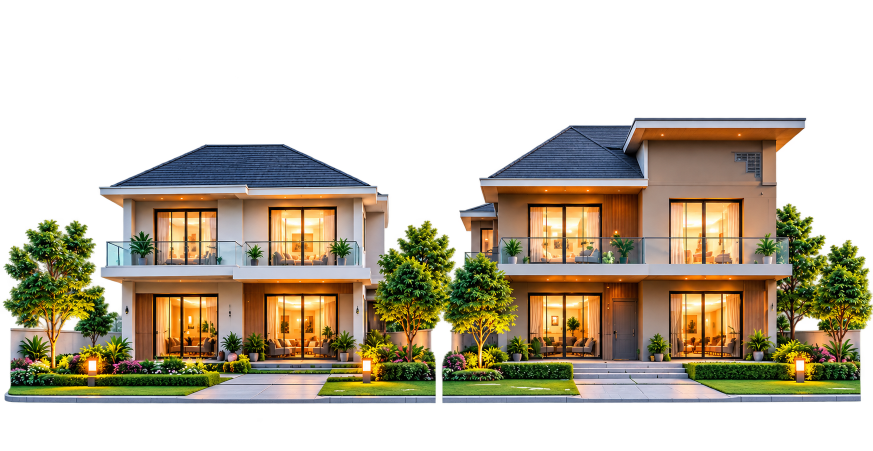
#> input picture assets/images/compare_home.png, 1746 x 901 px, found by its file name (shown at 1/2 size)
$ python generate_phone_preview.py
#> lines starting #> are read from the running program, lines starting #| are printed output that depends on the picture
import os
from PIL import Image, ImageDraw, ImageFont, ImageFilter

brain_dir = r"C:\Users\sk460\.gemini\antigravity\brain\22d11365-799f-4b35-a997-a30b2f31a218"
os.makedirs(brain_dir, exist_ok=True)

def get_font(size, bold=False):
    font_names = [
        "C:\\Windows\\Fonts\\segoeuib.ttf" if bold else "C:\\Windows\\Fonts\\segoeui.ttf",
        "C:\\Windows\\Fonts\\arialbd.ttf" if bold else "C:\\Windows\\Fonts\\arial.ttf",
        "C:\\Windows\\Fonts\\tahomabd.ttf" if bold else "C:\\Windows\\Fonts\\tahoma.ttf",
    ]
    for fn in font_names:
        if os.path.exists(fn):
            try:
                return ImageFont.truetype(fn, size)
            except Exception:
                pass
    return ImageFont.load_default()

# -------------------------------------------------------------
# PHONE FRAME SPECIFICATIONS
# Phone outer canvas: 920 x 1880
# Screen area inside phone: 800 x 1720, margin (60, 80)
# -------------------------------------------------------------
PW, PH = 920, 1880
canvas = Image.new("RGB", (PW, PH), (241, 245, 249)) # Soft studio background
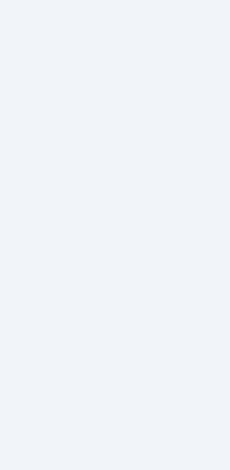
#> canvas: PIL image 920x1880 RGB (shown at 1/4 size); mean R, G, B 241, 245, 249
p_draw = ImageDraw.Draw(canvas)

# Phone outer body (Midnight Titanium frame)
p_x0, p_y0 = 40, 40
p_x1, p_y1 = PW - 40, PH - 40
p_corner = 56

# Subtle device drop shadow
shadow = Image.new("RGBA", (PW, PH), (0, 0, 0, 0))
#> shadow: PIL image 920x1880 RGBA; every value is 0
s_draw = ImageDraw.Draw(shadow)
s_draw.rounded_rectangle([p_x0 - 4, p_y0 + 16, p_x1 + 4, p_y1 + 24], radius=p_corner + 4, fill=(0, 0, 0, 40))
shadow = shadow.filter(ImageFilter.GaussianBlur(18))
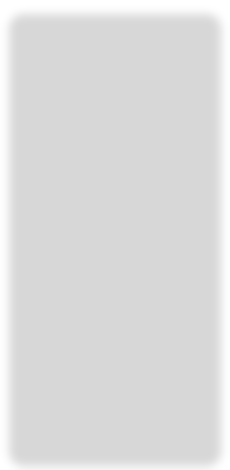
#> shadow: PIL image 920x1880 RGBA (shown at 1/4 size); mean R, G, B, A 0, 0, 0, 35.4; transparent parts drawn white
canvas.paste(shadow, (0, 0), shadow)

# Outer bezel
p_draw.rounded_rectangle([p_x0, p_y0, p_x1, p_y1], radius=p_corner, fill=(28, 32, 38), outline=(60, 66, 76), width=4)
# Inner screen border
SW, SH = 800, 1720
sx0, sy0 = 60, 80
sx1, sy1 = sx0 + SW, sy0 + SH

# Create Screen Image
screen = Image.new("RGB", (SW, SH), (248, 250, 252))
draw = ImageDraw.Draw(screen)

# Colors matching DigiNiwas brand + reference image 1
C_PRIMARY = (0, 122, 94)       # DigiNiwas Emerald
C_PRIMARY_LIGHT = (232, 247, 242)
C_ACCENT_RED = (225, 29, 72)   # Rose red for badges/buttons like ref image
C_ACCENT_RED_SOFT = (255, 241, 242)
C_INK = (15, 23, 42)
C_BODY = (71, 85, 105)
C_MUTED = (148, 163, 184)
C_CARD_BG = (255, 255, 255)
C_BORDER = (226, 232, 240)
C_CHIP_BG = (241, 245, 249)    # Image 2 style chips

# -------------------------------------------------------------
# 1. STATUS BAR (9:41, Icons)
# -------------------------------------------------------------
draw.text((36, 14), "9:41", fill=(255, 255, 255), font=get_font(14, True))
# Dynamic Island Pill
draw.rounded_rectangle([SW//2 - 60, 10, SW//2 + 60, 36], radius=13, fill=(0, 0, 0))
# Camera dot & sensor
draw.ellipse([SW//2 + 35, 18, SW//2 + 47, 28], fill=(20, 25, 35))
# Battery / Signal right
draw.text((SW - 110, 14), "📶  5G  🔋", fill=(255, 255, 255), font=get_font(13, True))

# -------------------------------------------------------------
# 2. HERO IMAGE CAROUSEL
# -------------------------------------------------------------
hero_h = 360
try:
    hero_raw = Image.open("assets/images/compare_home.png").convert("RGB")
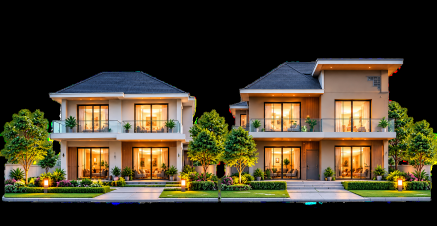
#> hero_raw: PIL image 1746x901 RGB (shown at 1/4 size); mean R, G, B 67.1, 59, 40.2
    rw, rh = hero_raw.size
    target_ratio = SW / hero_h
    raw_ratio = rw / rh
    if raw_ratio > target_ratio:
        new_w = int(rh * target_ratio)
        hero_crop = hero_raw.crop(((rw - new_w) // 2, 0, (rw + new_w) // 2, rh))
    else:
        new_h = int(rw / target_ratio)
        hero_crop = hero_raw.crop((0, (rh - new_h) // 2, rw, (rh + new_h) // 2))
    hero_img = hero_crop.resize((SW, hero_h), Image.Resampling.LANCZOS)
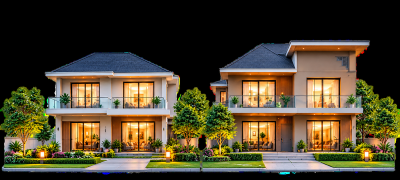
#> hero_img: PIL image 800x360 RGB (shown at 1/2 size); mean R, G, B 77, 67.8, 46.2
    screen.paste(hero_img, (0, 0))
except Exception:
    draw.rectangle([0, 0, SW, hero_h], fill=(40, 50, 65))

# Top subtle shadow for status bar legibility
top_s = Image.new("RGBA", (SW, 70), (0, 0, 0, 0))
#> top_s: PIL image 800x70 RGBA; every value is 0
ts_draw = ImageDraw.Draw(top_s)
for y in range(70):
    ts_draw.line([(0, y), (SW, y)], fill=(0, 0, 0, int(120 * (1 - y/70))))
screen.paste(top_s, (0, 0), top_s)
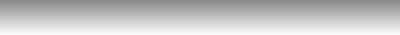
#> top_s: PIL image 800x70 RGBA (shown at 1/2 size); mean R, G, B, A 0, 0, 0, 60.4; transparent parts drawn white

# Re-draw status bar text over hero
draw.text((36, 14), "9:41", fill=(255, 255, 255), font=get_font(14, True))
draw.rounded_rectangle([SW//2 - 60, 10, SW//2 + 60, 36], radius=13, fill=(0, 0, 0))
draw.ellipse([SW//2 + 35, 18, SW//2 + 47, 28], fill=(25, 30, 40))
draw.text((SW - 105, 14), "📶  5G  🔋", fill=(255, 255, 255), font=get_font(12, True))

# Floating Navigation Actions
# Back Button Circle
draw.ellipse([24, 52, 68, 96], fill=(255, 255, 255, 240))
draw.text((38, 62), "←", fill=C_INK, font=get_font(22, True))

# Wishlist Heart Circle
draw.ellipse([SW - 116, 52, SW - 72, 96], fill=(255, 255, 255, 240))
draw.text((SW - 102, 64), "♥", fill=C_ACCENT_RED, font=get_font(19, True))

# Share Circle
draw.ellipse([SW - 66, 52, SW - 22, 96], fill=(255, 255, 255, 240))
draw.text((SW - 52, 64), "↗", fill=C_INK, font=get_font(19, True))

# Hero Bottom Badges
# [📷 1 / 14] Pill (bottom left)
draw.rounded_rectangle([24, hero_h - 48, 110, hero_h - 16], radius=16, fill=(15, 23, 42, 210))
draw.text((38, hero_h - 38), "📷  1 / 14", fill=(255, 255, 255), font=get_font(11, True))

# [▶ View Video / 360°] Pill (bottom right)
draw.rounded_rectangle([SW - 150, hero_h - 48, SW - 24, hero_h - 16], radius=16, fill=(255, 255, 255, 240))
draw.text((SW - 138, hero_h - 38), "▶  View Video", fill=C_INK, font=get_font(11, True))

# -------------------------------------------------------------
# 3. SHEET CONTENT (WHITE OVERLAPPING CARD)
# -------------------------------------------------------------
body_y = hero_h - 10
draw.rounded_rectangle([0, body_y, SW, SH - 90], radius=24, fill=(255, 255, 255))

cur_y = body_y + 20

# Price & Trend Badge
draw.text((24, cur_y), "₹85,00,000", fill=C_PRIMARY, font=get_font(26, True))
draw.text((185, cur_y + 7), "(@ ₹ 5,862 / sq.ft)", fill=C_MUTED, font=get_font(12, False))

# Trend Badge right
draw.rounded_rectangle([SW - 225, cur_y + 2, SW - 24, cur_y + 30], radius=12, fill=C_ACCENT_RED_SOFT)
draw.text((SW - 212, cur_y + 7), "📈 2.5% Higher than last month", fill=C_ACCENT_RED, font=get_font(10.5, True))

cur_y += 42
# Title & For Sale Pill
draw.text((24, cur_y), "Modern 3 BHK Luxury Apartment", fill=C_INK, font=get_font(18, True))
draw.rounded_rectangle([SW - 110, cur_y - 2, SW - 24, cur_y + 26], radius=12, fill=C_PRIMARY_LIGHT)
draw.text((SW - 98, cur_y + 3), "🏠 For Sale", fill=C_PRIMARY, font=get_font(11, True))

cur_y += 28
# Location
draw.text((24, cur_y), "📍 Indiranagar, Bengaluru, Karnataka  •  Near Metro", fill=C_BODY, font=get_font(12, False))

cur_y += 28

# -------------------------------------------------------------
# 4. CHIP CHOICES SPECIFICATIONS (IMAGE 2 STYLE CHIPS AS REQUESTED!)
# -------------------------------------------------------------
# User specifically requested: "jo top bedroom, bathroom wala uske 2nd image me jaise chip choice dikh raha waise dikhna hai bhai"
chips_row1 = [
    ("🛏️", "3 Bedrooms"),
    ("🛁", "2 Bathrooms"),
    ("📐", "1,450 Sq.Ft."),
    ("🏢", "5th Floor"),
]
chips_row2 = [
    ("🧭", "East Facing"),
    ("🚗", "2 Covered Parking"),
    ("🛋️", "Semi-Furnished"),
    ("⚡", "100% Power Backup"),
]

chip_h = 36
chip_r = 18

cx = 24
for icon, label in chips_row1:
    txt = f"{icon}  {label}"
    t_w = int(draw.textlength(txt, font=get_font(11.5, True))) + 24
    draw.rounded_rectangle([cx, cur_y, cx + t_w, cur_y + chip_h], radius=chip_r, fill=C_CHIP_BG, outline=C_BORDER, width=1)
    draw.text((cx + 12, cur_y + 9), txt, fill=C_INK, font=get_font(11.5, True))
    cx += t_w + 10
#> this loop made 4 passes
#> (t_w, cx) on passes 1 to 4: (91, 125), (89, 224), (86, 320), (74, 404)
#> after the loop, cx = 404

cur_y += chip_h + 8
cx = 24
for icon, label in chips_row2:
    txt = f"{icon}  {label}"
    t_w = int(draw.textlength(txt, font=get_font(11.5, True))) + 24
    if cx + t_w > SW - 24: break
    draw.rounded_rectangle([cx, cur_y, cx + t_w, cur_y + chip_h], radius=chip_r, fill=C_CHIP_BG, outline=C_BORDER, width=1)
    draw.text((cx + 12, cur_y + 9), txt, fill=C_INK, font=get_font(11.5, True))
    cx += t_w + 10
#> this loop made 4 passes
#> (t_w, cx) on passes 1 to 4: (85, 119), (119, 248), (115, 373), (126, 509)
#> after the loop, cx = 509

cur_y += chip_h + 16

# -------------------------------------------------------------
# 5. DYNAMIC INTERACTIVE NAVIGATION TABS STRIP (FROM IMAGE 1)
# User: "dynamic sab tab bhi kaam karna chahiye"
# -------------------------------------------------------------
draw.line([(24, cur_y), (SW - 24, cur_y)], fill=(241, 245, 249), width=1)
cur_y += 8

tabs = [
    ("🏠", "Overview", True),
    ("📍", "Location", False),
    ("⭐", "Amenities", False),
    ("📐", "Floor Plan", False),
    ("💬", "Reviews", False),
]

tx = 24
for icon, tname, isActive in tabs:
    tab_txt = f"{icon} {tname}"
    tw = int(draw.textlength(tab_txt, font=get_font(12, True))) + 26
    if isActive:
        draw.rounded_rectangle([tx, cur_y, tx + tw, cur_y + 36], radius=18, fill=C_PRIMARY_LIGHT, outline=C_PRIMARY, width=1)
        draw.text((tx + 13, cur_y + 8), tab_txt, fill=C_PRIMARY, font=get_font(12, True))
    else:
        draw.rounded_rectangle([tx, cur_y, tx + tw, cur_y + 36], radius=18, fill=(255, 255, 255), outline=C_BORDER, width=1)
        draw.text((tx + 13, cur_y + 8), tab_txt, fill=C_BODY, font=get_font(12, False))
    tx += tw + 8
#> this loop made 5 passes
#> (tw, tx) on passes 1 to 5: (77, 109), (72, 189), (80, 277), (79, 364), (71, 443)
#> after the loop, tx = 443

cur_y += 46

# -------------------------------------------------------------
# 6. ABOUT THIS PROPERTY SECTION (IMAGE 1 STYLE)
# -------------------------------------------------------------
draw.rectangle([24, cur_y + 2, 28, cur_y + 20], fill=C_PRIMARY)
draw.text((36, cur_y), "About This Property", fill=C_INK, font=get_font(16, True))
draw.text((SW - 110, cur_y + 2), "Read More ›", fill=C_PRIMARY, font=get_font(12, True))

cur_y += 26
desc_text = "A beautiful and spacious 3 BHK luxury apartment in the prime location of Indiranagar. This property offers modern imported amenities, verified RERA legal title, excellent connectivity and a peaceful living environment. Perfect for families seeking luxury and convenience."
# Wrap text cleanly
lines = [
    "A beautiful and spacious 3 BHK luxury apartment in the prime location of Indiranagar.",
    "This property offers modern amenities, 100% verified legal title, 24/7 security,",
    "and a peaceful green environment. Perfect for families seeking luxury."
]
for ln in lines:
    draw.text((24, cur_y), ln, fill=C_BODY, font=get_font(12, False))
    cur_y += 18
#> after the loop, cur_y = 698

cur_y += 14
#> cur_y = 712

# -------------------------------------------------------------
# 7. AMENITIES SECTION (IMAGE 1 STYLE CIRCLE/ROUNDED CARDS)
# -------------------------------------------------------------
draw.rectangle([24, cur_y + 2, 28, cur_y + 20], fill=C_PRIMARY)
draw.text((36, cur_y), "Amenities", fill=C_INK, font=get_font(16, True))
draw.text((SW - 90, cur_y + 2), "See All ›", fill=C_PRIMARY, font=get_font(12, True))

cur_y += 28
#> cur_y = 740
amenities = [
    ("🚗", "Parking"),
    ("🛡️", "24x7 Security"),
    ("🏋️", "Gym"),
    ("🌳", "Garden"),
    ("🛗", "Lift"),
    ("📶", "Wi-Fi"),
]

a_card_w = (SW - 48 - (len(amenities)-1)*10) // len(amenities)
a_card_h = 74

for idx, (a_icon, a_name) in enumerate(amenities):
    ax = 24 + idx * (a_card_w + 10)
    # Icon card
    draw.rounded_rectangle([ax, cur_y, ax + a_card_w, cur_y + 50], radius=14, fill=C_PRIMARY_LIGHT)
    draw.text((ax + a_card_w//2 - 10, cur_y + 12), a_icon, fill=C_PRIMARY, font=get_font(16, False))
    # Label
    draw.text((ax + 2, cur_y + 56), a_name, fill=C_INK, font=get_font(10, True))

cur_y += 82
#> cur_y = 822

# -------------------------------------------------------------
# 8. PROPERTY DETAILS & FLOOR PLAN (IMAGE 1 2-COLUMN SECTION)
# -------------------------------------------------------------
card_top = cur_y
#> card_top = 822
card_w = (SW - 48 - 14) // 2
card_h = 210

# Left Card: Property Details Table
draw.rounded_rectangle([24, card_top, 24 + card_w, card_top + card_h], radius=16, fill=(255, 255, 255), outline=C_BORDER)
draw.rectangle([36, card_top + 16, 40, card_top + 34], fill=C_PRIMARY)
draw.text((48, card_top + 14), "Property Details", fill=C_INK, font=get_font(14, True))

specs_table = [
    ("🏠 Type", "Apartment"),
    ("🧭 Facing", "East (Vastu)"),
    ("📐 Built Up Area", "1,450 Sq.Ft."),
    ("🏢 Floor", "5 of 14"),
    ("⏳ Age of Property", "New / Ready"),
    ("⚖️ RERA Status", "Approved ✓"),
]
sy = card_top + 46
#> sy = 868
for k, v in specs_table:
    draw.text((36, sy), k, fill=C_BODY, font=get_font(10.5, False))
    draw.text((160, sy), f": {v}", fill=C_INK, font=get_font(10.5, True))
    sy += 24
#> this loop made 6 passes
#> sy on passes 1 to 6: 892, 916, 940, 964, 988, 1012
#> after the loop, sy = 1012

# Right Card: Floor Plan Preview
fx0 = 24 + card_w + 14
draw.rounded_rectangle([fx0, card_top, fx0 + card_w, card_top + card_h], radius=16, fill=(255, 255, 255), outline=C_BORDER)
draw.text((fx0 + 16, card_top + 14), "📐 Floor Plan", fill=C_INK, font=get_font(14, True))
draw.text((fx0 + card_w - 90, card_top + 16), "View Full ›", fill=C_PRIMARY, font=get_font(11, True))

# Simulated Architectural Floor Plan graphic box
draw.rounded_rectangle([fx0 + 16, card_top + 46, fx0 + card_w - 16, card_top + card_h - 16], radius=10, fill=(248, 250, 252), outline=C_BORDER)
# Draw blueprint lines
f_in_x = fx0 + 16
f_in_y = card_top + 46
#> f_in_y = 868
f_in_w = card_w - 32
f_in_h = card_h - 62
draw.rectangle([f_in_x + 10, f_in_y + 10, f_in_x + f_in_w - 10, f_in_y + f_in_h - 10], outline=(180, 195, 210), width=2)
draw.line([(f_in_x + f_in_w//2, f_in_y + 10), (f_in_x + f_in_w//2, f_in_y + f_in_h - 10)], fill=(180, 195, 210), width=1)
draw.line([(f_in_x + 10, f_in_y + f_in_h//2), (f_in_x + f_in_w - 10, f_in_y + f_in_h//2)], fill=(180, 195, 210), width=1)
draw.text((f_in_x + 20, f_in_y + 25), "Master Bed\n14' x 12'", fill=(120, 135, 150), font=get_font(9.5, True))
draw.text((f_in_x + f_in_w//2 + 15, f_in_y + 25), "Living Room\n18' x 14'", fill=(120, 135, 150), font=get_font(9.5, True))
draw.text((f_in_x + 20, f_in_y + f_in_h//2 + 20), "Bed 2\n12' x 11'", fill=(120, 135, 150), font=get_font(9.5, True))
draw.text((f_in_x + f_in_w//2 + 15, f_in_y + f_in_h//2 + 20), "Kitchen\n10' x 8'", fill=(120, 135, 150), font=get_font(9.5, True))

cur_y = card_top + card_h + 16
#> cur_y = 1048

# -------------------------------------------------------------
# 9. LOCATION & MINI MAP (IMAGE 1 STYLE)
# -------------------------------------------------------------
draw.rectangle([24, cur_y + 2, 28, cur_y + 20], fill=C_PRIMARY)
draw.text((36, cur_y), "Location & Neighborhood", fill=C_INK, font=get_font(16, True))
cur_y += 28
#> cur_y = 1076

draw.rounded_rectangle([24, cur_y, SW - 24, cur_y + 100], radius=16, fill=(255, 255, 255), outline=C_BORDER)

# Simulated mini map graphic left
draw.rounded_rectangle([34, cur_y + 10, 200, cur_y + 90], radius=12, fill=(226, 238, 230))
draw.line([(40, cur_y + 35), (190, cur_y + 45)], fill=(255, 255, 255), width=4)
draw.line([(80, cur_y + 15), (110, cur_y + 85)], fill=(255, 255, 255), width=5)
draw.ellipse([110, cur_y + 40, 134, cur_y + 64], fill=C_PRIMARY)
draw.text((118, cur_y + 44), "📍", fill=(255, 255, 255), font=get_font(12, True))
draw.text((50, cur_y + 65), "Indiranagar", fill=C_PRIMARY, font=get_font(9.5, True))

# Map details right
draw.text((215, cur_y + 16), "Indiranagar, Bengaluru", fill=C_INK, font=get_font(14, True))
draw.text((215, cur_y + 38), "📍 2.5 km from MG Road • 450m from Metro", fill=C_BODY, font=get_font(11, False))

# Open in Maps button
draw.rounded_rectangle([215, cur_y + 58, 335, cur_y + 88], radius=15, fill=(255, 255, 255), outline=C_PRIMARY, width=1)
draw.text((228, cur_y + 64), "📍 Open in Maps", fill=C_PRIMARY, font=get_font(11, True))

cur_y += 114
#> cur_y = 1190

# -------------------------------------------------------------
# 10. REVIEWS & RATINGS (IMAGE 1 STYLE)
# -------------------------------------------------------------
draw.rectangle([24, cur_y + 2, 28, cur_y + 20], fill=C_PRIMARY)
draw.text((36, cur_y), "Reviews & Ratings", fill=C_INK, font=get_font(16, True))
draw.text((SW - 90, cur_y + 2), "See All ›", fill=C_PRIMARY, font=get_font(12, True))
cur_y += 28
#> cur_y = 1218

draw.rounded_rectangle([24, cur_y, SW - 24, cur_y + 80], radius=16, fill=(255, 255, 255), outline=C_BORDER)
# Big Score
draw.text((40, cur_y + 18), "4.8", fill=C_INK, font=get_font(26, True))
draw.text((88, cur_y + 24), "⭐", fill=(245, 158, 11), font=get_font(16, True))
draw.text((40, cur_y + 50), "(500+ Verified Reviews)", fill=C_MUTED, font=get_font(10.5, False))

draw.line([(185, cur_y + 15), (185, cur_y + 65)], fill=C_BORDER, width=1)

# Review excerpt
draw.text((200, cur_y + 18), "“Excellent property, great ventilation, zero brokerage and", fill=C_INK, font=get_font(11, False))
draw.text((200, cur_y + 34), "peaceful surroundings. DigiNiwas verified agent was helpful.”", fill=C_INK, font=get_font(11, False))
draw.text((200, cur_y + 52), "⭐⭐⭐⭐⭐  •  Amit Patel (Verified Buyer)", fill=(245, 158, 11), font=get_font(10.5, True))

# -------------------------------------------------------------
# 11. STICKY BOTTOM ACTION BAR (IMAGE 1 STYLE WITH DIGINIWAS BRANDING)
# -------------------------------------------------------------
bar_h = 86
bar_y = SH - bar_h

# White container with top divider and subtle shadow
draw.rectangle([0, bar_y, SW, SH], fill=(255, 255, 255))
draw.line([(0, bar_y), (SW, bar_y)], fill=C_BORDER, width=1)

btn_h = 50
btn_y = bar_y + 14
btn_w = (SW - 48 - 14) // 2

# Left Button: [📅 Schedule Visit] (Outlined)
draw.rounded_rectangle([24, btn_y, 24 + btn_w, btn_y + btn_h], radius=14, fill=(255, 255, 255), outline=C_PRIMARY, width=2)
draw.text((24 + btn_w//2 - 62, btn_y + 14), "📅  Schedule Visit", fill=C_PRIMARY, font=get_font(14, True))

# Right Button: [📞 Call Now / WhatsApp] (Filled Solid Primary)
draw.rounded_rectangle([24 + btn_w + 14, btn_y, SW - 24, btn_y + btn_h], radius=14, fill=C_PRIMARY)
draw.text((24 + btn_w + 14 + btn_w//2 - 48, btn_y + 14), "📞  Call Now", fill=(255, 255, 255), font=get_font(14, True))

# Home Indicator bar (iPhone style)
draw.rounded_rectangle([SW//2 - 65, SH - 12, SW//2 + 65, SH - 6], radius=3, fill=(180, 190, 200))

# -------------------------------------------------------------
# PASTE SCREEN INTO PHONE FRAME
# -------------------------------------------------------------
# Mask for rounded screen corners inside the frame
mask = Image.new("L", (SW, SH), 0)
#> mask: PIL image 800x1720 L; every value is 0
mask_draw = ImageDraw.Draw(mask)
mask_draw.rounded_rectangle([0, 0, SW, SH], radius=44, fill=255)

canvas.paste(screen, (sx0, sy0), mask)
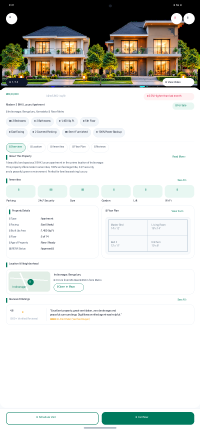
#> screen: PIL image 800x1720 RGB (shown at 1/4 size); mean R, G, B 212.6, 213.4, 208.8
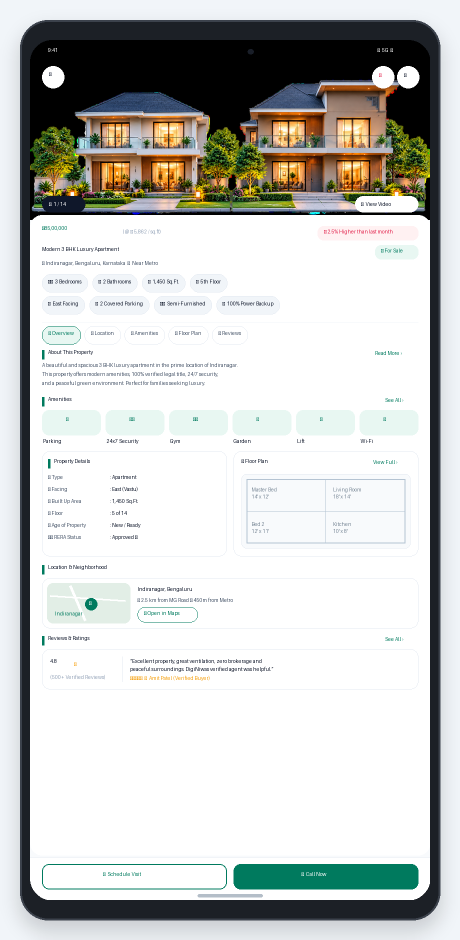
#> canvas: PIL image 920x1880 RGB (shown at 1/2 size); mean R, G, B 200.8, 202.2, 199.6

phone_mockup_path = os.path.join(brain_dir, "property_details_phone_preview.png")
canvas.save(phone_mockup_path, quality=95)
print("Saved Phone Mockup to:", phone_mockup_path)

$ run again, with assets/images/f1_left.png copied over assets/images/compare_home.png
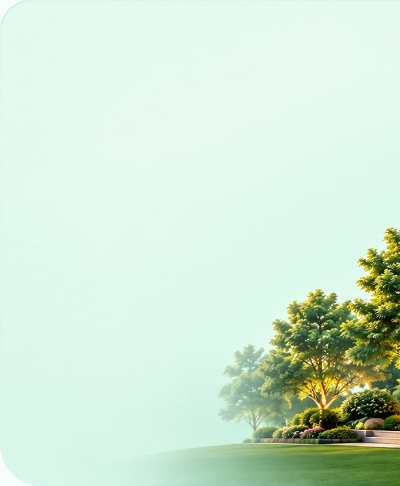
#> input picture assets/images/f1_left.png, 400 x 486 px, found by its file name
#> `screen.paste(top_s, (0, 0), top_s)`:
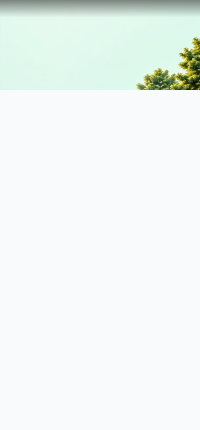
#> screen: PIL image 800x1720 RGB (shown at 1/4 size); mean R, G, B 239.1, 245.3, 243.4
#> the loop `for icon, label in chips_row1:` made 4 passes
#> (t_w, cx) on passes 1 to 4: (91, 125), (89, 224), (86, 320), (74, 404)
#> after the loop `for icon, label in chips_row1:`: cx = 404
#> the loop `for icon, label in chips_row2:` made 4 passes
#> (t_w, cx) on passes 1 to 4: (85, 119), (119, 248), (115, 373), (126, 509)
#> after the loop `for icon, label in chips_row2:`: cx = 509
#> the loop `for icon, tname, isActive in tabs:` made 5 passes
#> (tw, tx) on passes 1 to 5: (77, 109), (72, 189), (80, 277), (79, 364), (71, 443)
#> after the loop `for icon, tname, isActive in tabs:`: tx = 443
#> after the loop `for ln in lines:`: cur_y = 698
#> `cur_y += 14`: cur_y = 712
#> `cur_y += 28`: cur_y = 740
#> `cur_y += 82`: cur_y = 822
#> `sy = card_top + 46`: sy = 868
#> the loop `for k, v in specs_table:` made 6 passes
#> sy on passes 1 to 6: 892, 916, 940, 964, 988, 1012
#> after the loop `for k, v in specs_table:`: sy = 1012
#> f_in_y = 868
#> `cur_y = card_top + card_h + 16`: cur_y = 1048
#> `cur_y += 28`: cur_y = 1076
#> `cur_y += 114`: cur_y = 1190
#> `cur_y += 28`: cur_y = 1218
#> mask: PIL image 800x1720 L; every value is 0
#> `canvas.paste(screen, (sx0, sy0), mask)`:
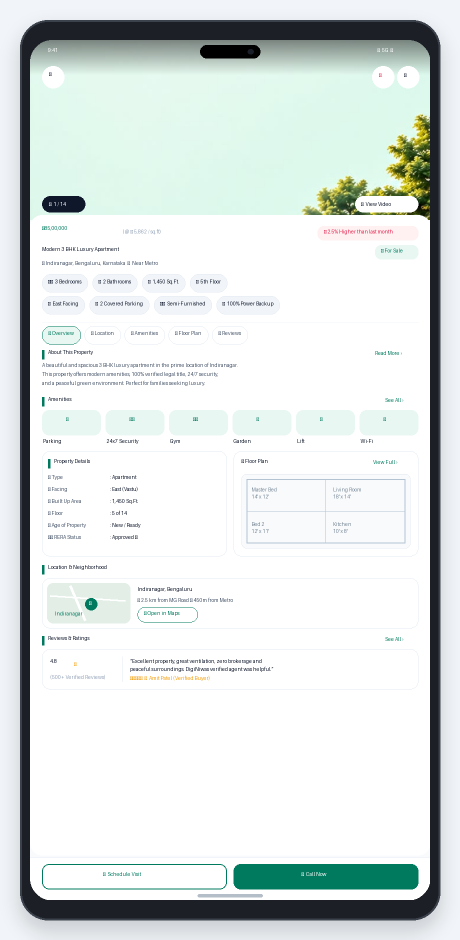
#> canvas: PIL image 920x1880 RGB (shown at 1/2 size); mean R, G, B 220.2, 226.6, 225
